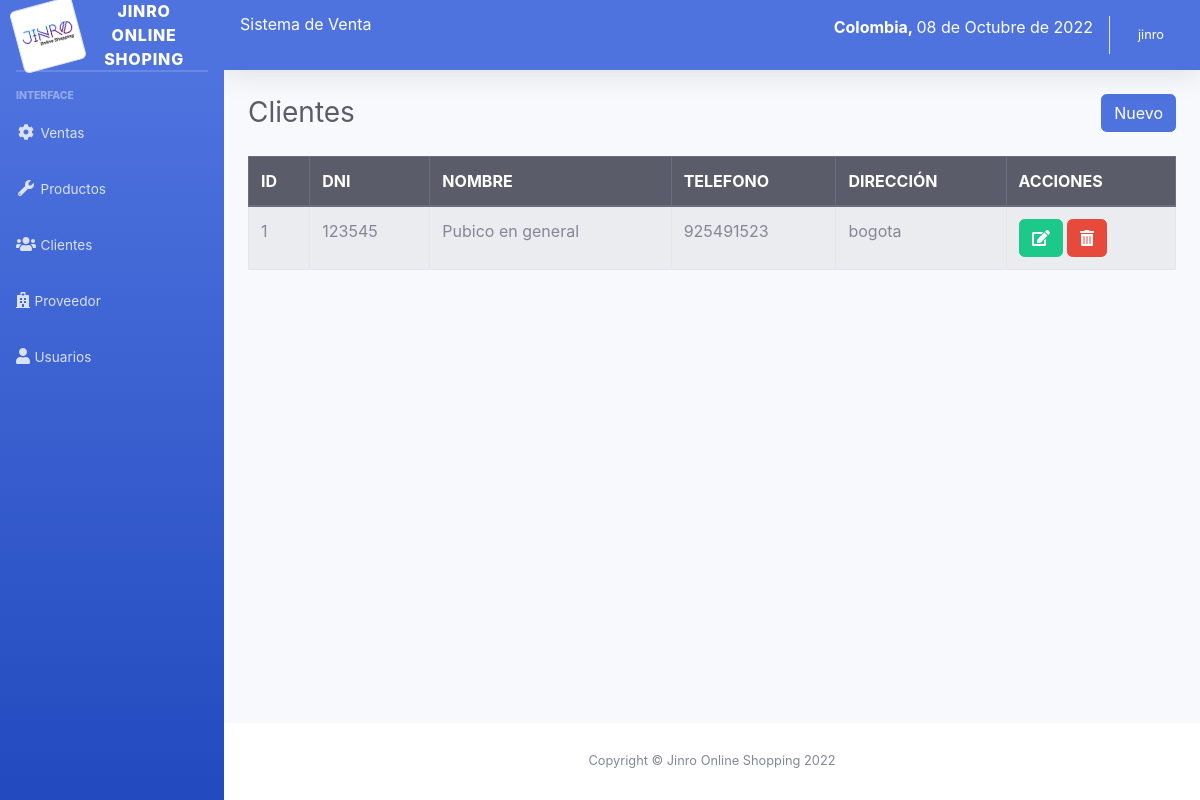
/sistema/lista_cliente.php (signed in), run on the app's committed database.
### tables this page shows
CREATE TABLE `cliente` (
  `idcliente` int(11) NOT NULL,
  `dni` int(8) NOT NULL,
  `nombre` varchar(100) NOT NULL,
  `telefono` int(15) NOT NULL,
  `direccion` varchar(200) NOT NULL,
  `usuario_id` int(11) NOT NULL
);

### sistema/lista_cliente.php (the view)
<?php include_once "includes/header.php"; ?>
<div class="container-fluid">
	<div class="d-sm-flex align-items-center justify-content-between mb-4">
		<h1 class="h3 mb-0 text-gray-800">Clientes</h1>
		<a href="registro_cliente.php" class="btn btn-primary">Nuevo</a>
	</div>
	<div class="row">
		<div class="col-lg-12">
			<div class="table-responsive">
				<table class="table table-striped table-bordered" id="table">
					<thead class="thead-dark">
						<tr>
							<th>ID</th>
							<th>DNI</th>
							<th>NOMBRE</th>
							<th>TELEFONO</th>
							<th>DIRECCIÓN</th>
							<?php if ($_SESSION['rol'] == 1) { ?>
							<th>ACCIONES</th>
							<?php } ?>
						</tr>
					</thead>
					<tbody>
						<?php
						include "../conexion.php";
						$query = mysqli_query($conexion, "SELECT * FROM cliente");
						$result = mysqli_num_rows($query);
						if ($result > 0) {
							while ($data = mysqli_fetch_assoc($query)) { ?>
								<tr>
									<td><?php echo $data['idcliente']; ?></td>
									<td><?php echo $data['dni']; ?></td>
									<td><?php echo $data['nombre']; ?></td>
									<td><?php echo $data['telefono']; ?></td>
									<td><?php echo $data['direccion']; ?></td>
									<?php if ($_SESSION['rol'] == 1) { ?>
									<td>
										<a href="editar_cliente.php?id=<?php echo $data['idcliente']; ?>" class="btn btn-success"><i class='fas fa-edit'></i></a>
										<form action="eliminar_cliente.php?id=<?php echo $data['idcliente']; ?>" method="post" class="confirmar d-inline">
											<button class="btn btn-danger" type="submit"><i class='fas fa-trash-alt'></i> </button>
										</form>
									</td>
									<?php } ?>
								</tr>
						<?php }
						} ?>
					</tbody>
				</table>
			</div>
		</div>
	</div>
</div>
</div>
<?php include_once "includes/footer.php"; ?>

### data on the page
cliente: idcliente "1", dni "123545", nombre "Pubico en general", telefono "925491523", direccion "bogota"

### other printed values
fechaColombia() "08 de Octubre de 2022"
$_SESSION['nombre'] "jinro"
